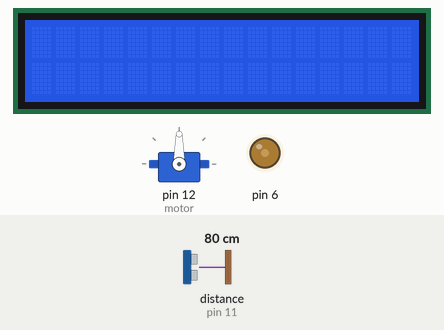
This sketch was run on a simulated Arduino Uno, built with avr-gcc and run on an emulated ATmega328P. On the bench: servo, 16×2 character LCD, output pins drawn as LEDs (lit = HIGH). Wiring (inferred from the names in the program): ultrasonic range finder: trigger pin 10; echo pin 11. The inputs (shaded band) are chosen by the test bench; at power-on: distance to the obstacle (sensor on pin 11) 80 cm. The echo pulse lasts 58.3 µs per cm; pins used as bus, display or sensor lines are not drawn.

Above: at 1.2 s.
1.3 s: distance to the obstacle (sensor on pin 11) set to 250 cm
At 2.0 s:
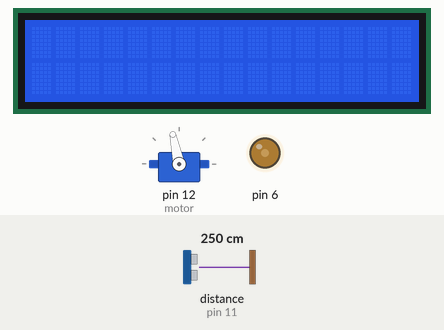
2.8 s: distance to the obstacle (sensor on pin 11) set to 299 cm
At 3.3 s:
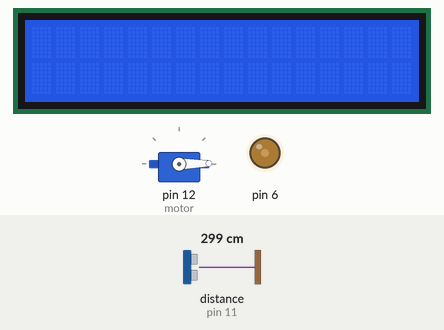
4.4 s: distance to the obstacle (sensor on pin 11) set to 177 cm
At 10.0 s:
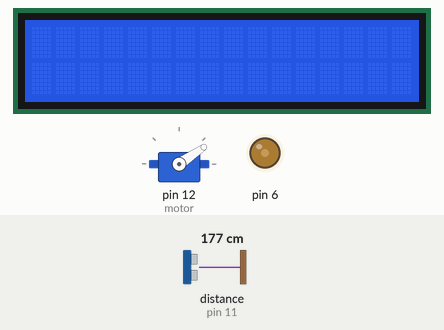
Timing chart, 0 to 11.9 s (numbered marks = the images above; inputs shaded):
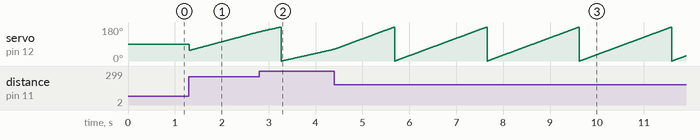

Measured:
- by itself, servo on pin 12 (motor): ramps from 0° to 180° and jumps back, once every 2.0 s

The sketch:

Rotating_Radar_Detector_-_James_Ensley.ino
```cpp
#include <Servo.h> //Servo
#include <LiquidCrystal.h> //LCD

Servo myservo; //claims servo
LiquidCrystal lcd(13, 9, 5, 4, 3, 2); //LCD pins

int pos = 0; //the initial position of the motor

//sensor pins
const int trigPin = 10;
const int echoPin = 11;

const int motor = 12; //motor pin

float distanceCm, distanceSec, duration; //calculation of distance variables

void setup() {
myservo.attach(motor); //attaches pin 12 to servo

pinMode(trigPin,OUTPUT);
pinMode(echoPin,INPUT);

analogWrite(6,75); //sets contrast for LCD screen
lcd.begin(16,2);

distanceSec = 20;
}

void loop() {
  for (pos = 0; pos <= 180; pos += 1) { //servo goes from 0 to 180 degrees, moving 1 degree each time
    myservo.write(pos); //moves servo 1 degree each time
    //sends pulse
    digitalWrite(trigPin, LOW);
    delayMicroseconds(2);
    digitalWrite(trigPin, HIGH); //sends a pulse of 10 microseconds
    delayMicroseconds(10);
    digitalWrite(trigPin, LOW);
    //calculation
    duration = pulseIn(echoPin, HIGH);
    distanceCm= duration*0.034/2;

    //prints
    if (distanceCm <= distanceSec){
      if (distanceCm <= distanceSec/2){
      }
    }


  }


}
```
